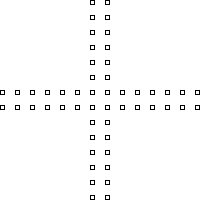
Frame 1 (no input)
Frame 60 (the mouse pressed at the canvas centre just before this capture): identical to frame 1, image omitted
Frame 120 (the mouse held since frame 60 and released just before this capture): identical to frame 1, image omitted

The Processing sketch that drew this single still picture (run headless with seeded random() and noise(); from frame 60 on, the mouse is pressed at the canvas centre):

// Processing sketch: processing_94385
// ── processing_94385.pde

void setup(){
  size(200,200);
  background(255);
}

void draw(){
  for(int x=0; x<200; x+=15){
    rect(x,90,4,4);
    rect(x,105,4,4);
    rect(105,x,4,4);
    rect(90,x,4,4);
  }
}
